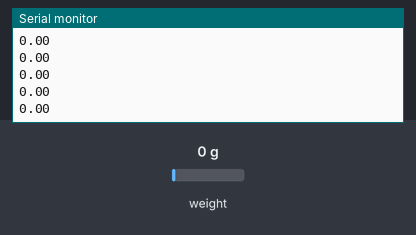
The sketch below on a simulated Arduino Uno, built with avr-gcc and run on an emulated ATmega328P. Shown: the last lines printed to the serial monitor. The inputs (shaded band) are chosen by the test bench; at power-on: weight on the scale 0 g.

Above: at 2.8 s.
2.9 s: weight on the scale set to 4900 g
At 3.13 s:
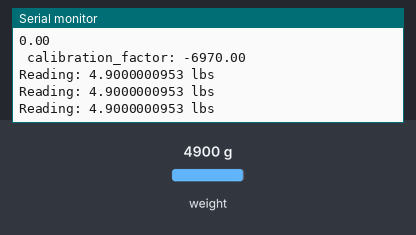
4.4 s: weight on the scale set to 100 g
At 16.34 s:
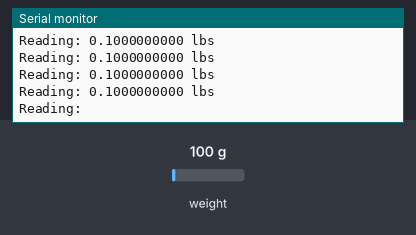

Measured:
- after the input at 2.9 s, the serial monitor: prints a new line at once (image 1)
- after the input at 4.4 s, the serial monitor: prints a new line after 0.05 s (image 2)

The sketch:

calibration.ino
```cpp
#include <HX711.h>
#define DOUT  3
#define CLK  2

HX711 scale(DOUT, CLK);

float calibration_factor = -7050; //-7050 worked for my 440lb max scale setup
float weight = 5.0;
float threshold = .1;

void get_calibration() {
  while (true) {
    scale.set_scale(calibration_factor); //Adjust to this calibration factor
    float measured = abs(scale.get_units());
    if ( abs(measured - weight) < threshold) {
      break;
    }
    else {
      if (measured < weight) {
        calibration_factor += 10;
      }
      else {
        calibration_factor -= 10;
      }
    }
    Serial.println(measured);
  }
}

void setup() {

  Serial.begin(9600);
  Serial.println("Load Cell Calibration Sketch");
  Serial.println("Place a known weight on scale");

  scale.set_scale();
  scale.tare();  //Reset the scale to 0

  long zero_factor = scale.read_average(); //Get a baseline reading
  Serial.print("Zero factor: "); //This can be used to remove the need to tare the scale. Useful in permanent scale projects.
  Serial.println(zero_factor);

  get_calibration();
  Serial.print(" calibration_factor: ");
  Serial.print(calibration_factor);
  Serial.println();
}

void loop() {

  Serial.print("Reading: ");
  Serial.print(abs(scale.get_units()), 10);           //absolute value of reading
  Serial.print(" lbs");
  Serial.println();
}
```
